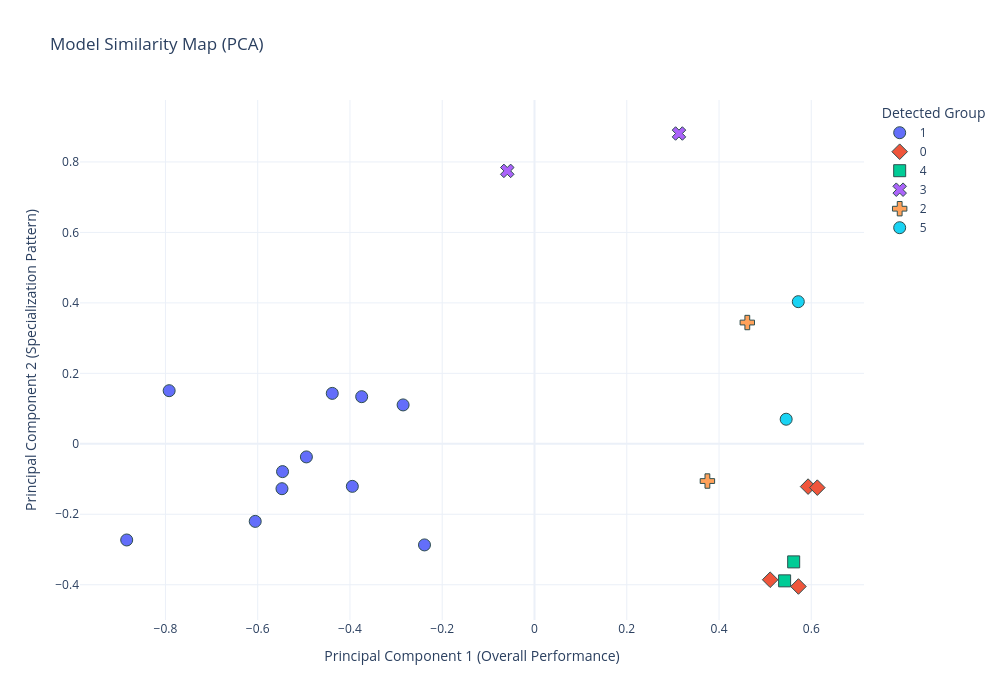

Notebook code for this chart:
### Code cell
# 1. Calculate PCA (2D projection)
pca = PCA(n_components=2)
components = pca.fit_transform(matrix)

# 2. Calculate Clusters (Auto-detect e.g., 4 groups)
kmeans = KMeans(n_clusters=6, random_state=42, n_init=10)
clusters = kmeans.fit_predict(matrix)

# 3. Create DataFrame for Plotting
plot_df = pd.DataFrame(data=components, columns=['PC1', 'PC2'], index=matrix.index)
plot_df['Cluster'] = clusters.astype(str)
plot_df['Model'] = plot_df.index
plot_df['Mean_F1'] = matrix.mean(axis=1) # Calculate overall mean for hover info

# 4. Plot
fig = px.scatter(
    plot_df, 
    x='PC1', 
    y='PC2', 
    color='Cluster',
    symbol='Cluster',
    hover_name='Model',
    hover_data={'Mean_F1': ':.3f', 'PC1': False, 'PC2': False, 'Cluster': False},
    title='Model Similarity Map (PCA)',
    template='plotly_white',
    width=1000,
    height=700,
    size_max=15
)

fig.update_traces(marker=dict(size=12, line=dict(width=1, color='DarkSlateGrey')))
fig.update_layout(
    legend_title_text='Detected Group',
    xaxis_title="Principal Component 1 (Overall Performance)",
    yaxis_title="Principal Component 2 (Specialization Pattern)"
)

fig.show()

### Figure 1 — Plotly figure (JSON) as saved in the notebook; plotly's stock layout.template omitted (floating-point values rounded to 4 significant figures)
{"data": [{"customdata": [[0.4345, "1"], [0.4067, "1"], [0.4747, "1"], [0.4265, "1"], [0.4412, "1"], [0.409, "1"], [0.465, "1"], [0.38, "1"], [0.4822, "1"], [0.476, "1"], [0.4424, "1"]], "hovertemplate": "<b>%{hovertext}</b><br><br>Mean_F1=%{customdata[0]:.3f}<extra></extra>", "hovertext": ["BERT Base", "CliReBERT", "CliSciBERT", "ClimateBERT", "Distil RoBERTa", "EnvironmentalBERT", "INDUS Base", "INDUS SDE v0.2", "RoBERTa Base", "SciBERT", "SciClimateBERT"], "legendgroup": "1", "marker": {"color": "#636efa", "line": {"color": "DarkSlateGrey", "width": 1}, "size": 12, "symbol": "circle"}, "mode": "markers", "name": "1", "orientation": "v", "showlegend": true, "type": "scatter", "x": [-0.5462, -0.2385, -0.4384, -0.5474, -0.3949, -0.6054, -0.7919, -0.884, -0.2848, -0.3746, -0.4944], "xaxis": "x", "y": [-0.07894, -0.287, 0.1431, -0.1274, -0.1208, -0.2202, 0.1508, -0.2729, 0.1104, 0.1338, -0.03722], "yaxis": "y"}, {"customdata": [[0.4916, "0"], [0.5004, "0"], [0.4324, "0"], [0.4242, "0"]], "hovertemplate": "<b>%{hovertext}</b><br><br>Mean_F1=%{customdata[0]:.3f}<extra></extra>", "hovertext": ["Claude Opus 4.5 ZS", "Claude Sonnet 4.5 ZS", "DeepSeek-V3.2 (Non-Thinking) ZS", "GPT 5.1 ZS"], "legendgroup": "0", "marker": {"color": "#EF553B", "line": {"color": "DarkSlateGrey", "width": 1}, "size": 12, "symbol": "diamond"}, "mode": "markers", "name": "0", "orientation": "v", "showlegend": true, "type": "scatter", "x": [0.593, 0.613, 0.5721, 0.5108], "xaxis": "x", "y": [-0.1215, -0.1244, -0.405, -0.3858], "yaxis": "y"}, {"customdata": [[0.4547, "4"], [0.4431, "4"]], "hovertemplate": "<b>%{hovertext}</b><br><br>Mean_F1=%{customdata[0]:.3f}<extra></extra>", "hovertext": ["DeepSeek-V3.2 (Thinking) ZS", "GPT 5.2 Pro ZS"], "legendgroup": "4", "marker": {"color": "#00cc96", "line": {"color": "DarkSlateGrey", "width": 1}, "size": 12, "symbol": "square"}, "mode": "markers", "name": "4", "orientation": "v", "showlegend": true, "type": "scatter", "x": [0.5618, 0.5421], "xaxis": "x", "y": [-0.3352, -0.389], "yaxis": "y"}, {"customdata": [[0.6312, "3"], [0.5792, "3"]], "hovertemplate": "<b>%{hovertext}</b><br><br>Mean_F1=%{customdata[0]:.3f}<extra></extra>", "hovertext": ["GLiNER: Medium v2.5", "GLiNER: Small v2.5"], "legendgroup": "3", "marker": {"color": "#ab63fa", "line": {"color": "DarkSlateGrey", "width": 1}, "size": 12, "symbol": "x"}, "mode": "markers", "name": "3", "orientation": "v", "showlegend": true, "type": "scatter", "x": [0.3132, -0.05901], "xaxis": "x", "y": [0.8808, 0.7746], "yaxis": "y"}, {"customdata": [[0.4992, "2"], [0.4002, "2"]], "hovertemplate": "<b>%{hovertext}</b><br><br>Mean_F1=%{customdata[0]:.3f}<extra></extra>", "hovertext": ["GLiNER: Medium v2.5 ZS", "GLiNER: Small v2.5 ZS"], "legendgroup": "2", "marker": {"color": "#FFA15A", "line": {"color": "DarkSlateGrey", "width": 1}, "size": 12, "symbol": "cross"}, "mode": "markers", "name": "2", "orientation": "v", "showlegend": true, "type": "scatter", "x": [0.4613, 0.3748], "xaxis": "x", "y": [0.3442, -0.1057], "yaxis": "y"}, {"customdata": [[0.5185, "5"], [0.5694, "5"]], "hovertemplate": "<b>%{hovertext}</b><br><br>Mean_F1=%{customdata[0]:.3f}<extra></extra>", "hovertext": ["Gemini 2.5 Pro ZS", "Gemini 3.0 Pro ZS"], "legendgroup": "5", "marker": {"color": "#19d3f3", "line": {"color": "DarkSlateGrey", "width": 1}, "size": 12, "symbol": "circle"}, "mode": "markers", "name": "5", "orientation": "v", "showlegend": true, "type": "scatter", "x": [0.5455, 0.5718], "xaxis": "x", "y": [0.06976, 0.4034], "yaxis": "y"}], "layout": {"height": 700, "legend": {"title": {"text": "Detected Group"}, "tracegroupgap": 0}, "title": {"text": "Model Similarity Map (PCA)"}, "width": 1000, "xaxis": {"anchor": "y", "domain": [0, 1], "title": {"text": "Principal Component 1 (Overall Performance)"}}, "yaxis": {"anchor": "x", "domain": [0, 1], "title": {"text": "Principal Component 2 (Specialization Pattern)"}}}}
